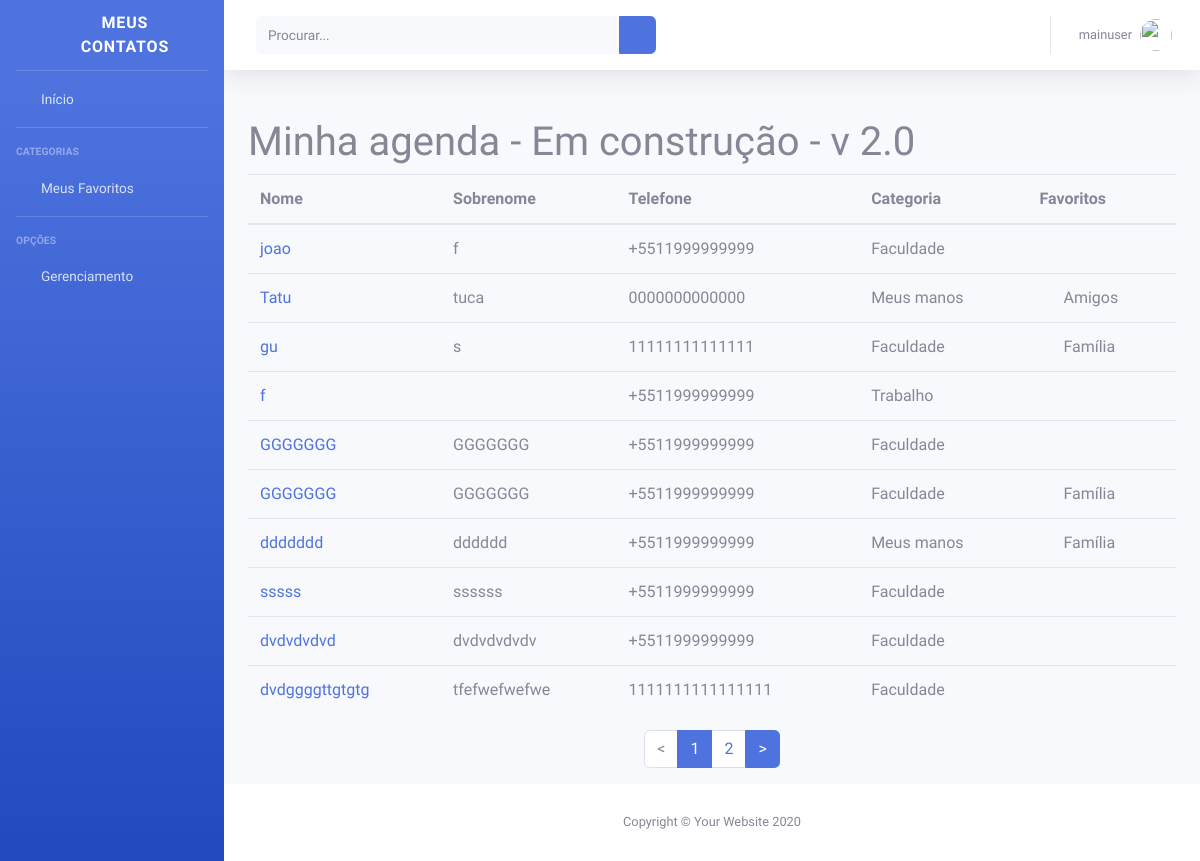
The page / (signed in) on the database its author committed.
### usuarios/models.py (models this page shows)
class UserPersonalizado(AbstractUser):
    biografia = models.TextField(blank=True)
    foto_perfil = models.ImageField(blank=True, upload_to='fotos_perfil', verbose_name='Foto de Perfil')

### contatos/models.py (models this page shows, shortened)
class Contato(models.Model):
    nome = models.CharField(max_length=255)
    sobrenome = models.CharField(max_length=255, blank=True)
    telefone = models.CharField(max_length=255)
    email = models.EmailField(max_length=255, blank=True)
    data_criacao = models.DateTimeField(default=timezone.now)
    descricao = models.TextField(blank=True)
    categoria = models.ForeignKey(Categoria, on_delete=models.DO_NOTHING)
    categoria_especial = models.CharField(max_length=1,
                            default='0',
                            choices=(
                                ('0', 'Não definido'),
                                ('1', 'Amigos'),
                                ('2', 'Família'),
                            ))
    mostrar = models.BooleanField(default=True)
    foto = models.ImageField(blank=True, upload_to='fotos/%Y/%m')

class Categoria(models.Model):
    nome = models.CharField(max_length=255)
    def __str__(self):
        return self.nome

### contatos/views.py (the view)
# urls.py: path('', views.index, name='index'),
@login_required(login_url='login')
def index(request):
    try:
        contatos = Contato.objects.order_by('id').filter(
            mostrar=True
        )
        paginator = Paginator(contatos, 10)
        page = request.GET.get('p')
        contatos = paginator.get_page(page)
        return render(request, 'contatos/index.html', {
            'contatos': contatos
        })
    except Contato.DoesNotExist as e:
        return render(request, 'contatos/404.html')

### contatos/templates/contatos/index.html
{% extends 'base.html' %}
{%block conteudo%}
<h1 class="mt-5">Minha agenda - Em construção - v 2.0</h1>
<table class="table">
    <thead>
    <tr>
        <th>Nome</th>
        <th>Sobrenome</th>
        <th>Telefone</th>
        <th>Categoria</th>
        <th>Favoritos</th>
    </tr>
    </thead>
    <tbody>
    {% for contato in contatos %}
    {% if contato.mostrar %}
    <tr>
        <td>
            <a href="{% url 'pg_contato' contato.id%}">{{contato.nome}}</a>
        </td>
        <td>{{contato.sobrenome}}</td>
        <td>{{contato.telefone}}</td>
        <td>{{contato.categoria}}</td>
        {% if contato.categoria_especial == '1' %}
        <td><i class="fas fa-fw fa-grin-wink"></i> Amigos</td>
        {% elif contato.categoria_especial == '2' %}
        <td><i class="fas fa-fw fa-home"></i> Família</td>
        {% else %}
        <td></td>
        {% endif %}
        {% endif %}
        {% endfor %}
    </tbody>
</table>
<nav aria-label="Page navigation example">
    <ul class="pagination justify-content-center">
        {% if contatos.has_previous %}
        <li class="page-item active">
            <a class="page-link" href="?p={{ contatos.previous_page_number }}&termo={{ request.GET.termo }}"> < </a>
        </li>
        {% else %}
        <li class="page-item disabled">
            <a class="page-link" href="?p={{pagina}}&termo={{ request.GET.termo }}"> < </a>
        </li>
        {% endif %}
        {%for pagina in contatos.paginator.page_range%}
        {% if contatos.number == pagina %}
        <li class="page-item active" aria-current="page">
            <a class="page-link" href="?p={{pagina}}&termo={{ request.GET.termo }}">{{pagina}}<span class="sr-only">(current)</span></a>
        </li>
        {% elif pagina > contatos.number|add:-3 and pagina < contatos.number|add:3  %}
        <li class="page_item">
            <a class="page-link" href ="?p={{pagina}}&termo={{ request.GET.termo }}">{{pagina}}</a>
        </li>
        {% endif %}
        {% endfor %}
        {% if contatos.has_next %}
        <li class="page-item active">
            <a class="page-link" href="?p={{ contatos.next_page_number }}&termo={{ request.GET.termo }}"> > </a></li>
        {% else %}
        <li class="page-item disabled"></li>
        <li class="page-link"> > </li>
        {% endif %}
    </ul>
</nav>
{%endblock%}

### templates/parciais/_nav.html (shortened to what this page needs)
<nav class="navbar navbar-expand navbar-light bg-white topbar mb-4 static-top shadow">
  <form   method = "get" action ="{% url 'busca' %}"
          class="d-none d-sm-inline-block form-inline mr-auto ml-md-3 my-2 my-md-0 mw-100 navbar-search">
    <div class="input-group">
      <input type="text"
             value = "{{ request.GET.termo }}"
             class="form-control bg-light border-0 small"
             placeholder="Procurar..."
             name = "termo"
             aria-label="Search"
             aria-describedby="basic-addon2">
      <div class="input-group-append">
        <button class="btn btn-primary" type="submit" >
          <i class="fas fa-search fa-sm"></i>
        </button>
      </div>
    </div>
  </form>
  <ul class="navbar-nav ml-auto">
    <li class="nav-item dropdown no-arrow">
      <a class="nav-link dropdown-toggle" href="#" id="userDropdown" role="button"
         data-toggle="dropdown" aria-haspopup="true" aria-expanded="false">
        <span class="mr-2 d-none d-lg-inline text-gray-600 small">{{user}}</span>
        <img class="img-profile rounded-circle"
             src="####">
      </a>
    </li>
  </ul>
</nav>

### rows shown on the page
UserPersonalizado: username "mainuser"
Contato: nome "joao", sobrenome "f", telefone "+5511999999999", categoria "Faculdade", categoria_especial "0" (drawn)
Contato: nome "Tatu", sobrenome "tuca", telefone "0000000000000", categoria "Meus manos", categoria_especial "1" (drawn)
Contato: nome "gu", sobrenome "s", telefone "11111111111111", categoria "Faculdade", categoria_especial "2" (drawn)
Contato: nome "f", telefone "+5511999999999", categoria "Trabalho", categoria_especial "0" (drawn)
Contato: nome "GGGGGGG", sobrenome "GGGGGGG", telefone "+5511999999999", categoria "Faculdade", categoria_especial "0" (drawn)
Contato: nome "GGGGGGG", sobrenome "GGGGGGG", telefone "+5511999999999", categoria "Faculdade", categoria_especial "2" (drawn)
Contato: nome "ddddddd", sobrenome "dddddd", telefone "+5511999999999", categoria "Meus manos", categoria_especial "2" (drawn)
Contato: nome "sssss", sobrenome "ssssss", telefone "+5511999999999", categoria "Faculdade", categoria_especial "0" (drawn)
Contato: nome "dvdvdvdvd", sobrenome "dvdvdvdvdv", telefone "+5511999999999", categoria "Faculdade", categoria_especial "0" (drawn)
Contato: nome "dvdggggttgtgtg", sobrenome "tfefwefwefwe", telefone "1111111111111111", categoria "Faculdade", categoria_especial "0" (drawn)

### other values the page prints
{{ pagina }} "1"
{{ pagina }} "2"
